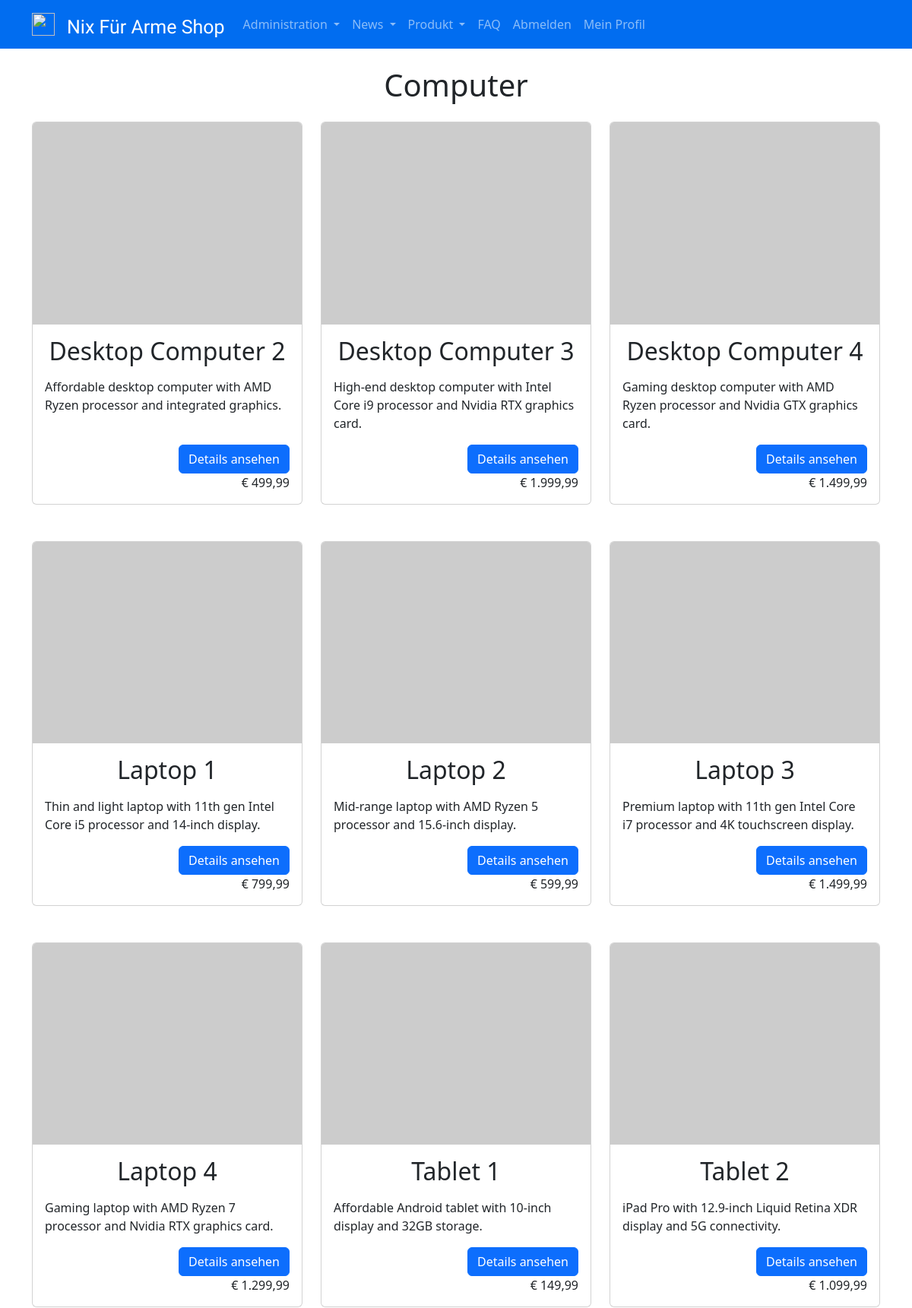
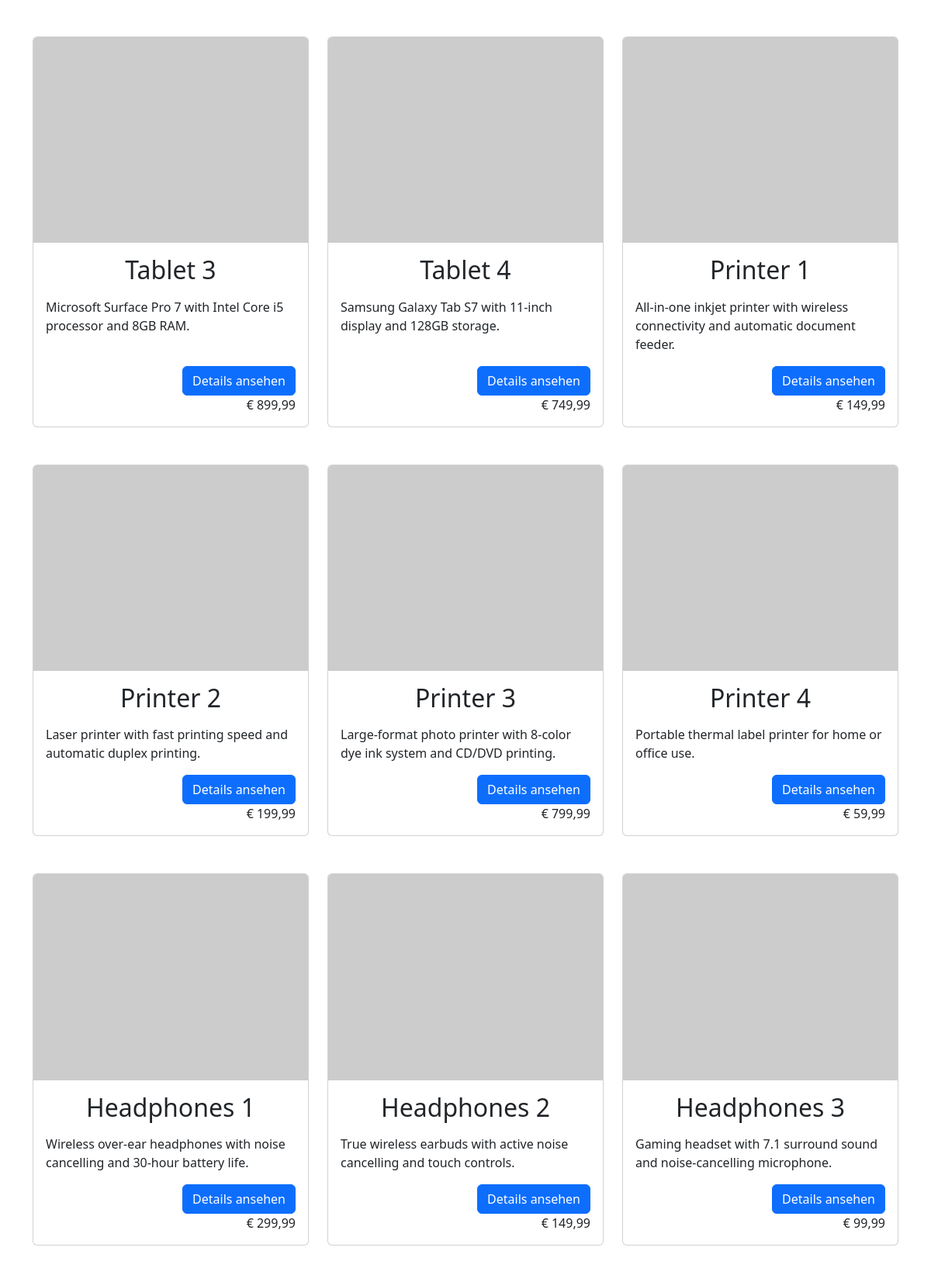
/inc/pgs/prod_display.php (signed in, upper part), run on the app's committed database (2 pictures, top to bottom).
### tables this page shows
CREATE TABLE `products` (
  `id` int(11) NOT NULL,
  `seller_id` int(11) NOT NULL,
  `category_id` int(11) NOT NULL,
  `name` varchar(50) NOT NULL,
  `description` text,
  `price` decimal(10,2) NOT NULL
);

### config/check_if_admin.php (called while the page is built, shortened)
<?php
    require_once ('dbaccess.php');
    $db_obj = new mysqli($host, $user, $password, $database);
    $currentUser = $_SESSION['username'];
        $currentUser = mysqli_query($db_obj, "SELECT role, id FROM users WHERE username = '$currentUser' ");
        $currentUser =($currentUser->fetch_assoc());
        $role = $currentUser['role'];
?>

### inc/pgs/prod_display.php (the view, shortened to what this page needs)
<!DOCTYPE html>
<html lang="en">
<?php
        include '../includes/head.php';
    ?>
<?php
require_once('../../config/dbaccess.php');
$connection = mysqli_connect($host, $user, $password, $database);
?>
<head>
	<link rel="stylesheet" href="https://cdn.jsdelivr.net/npm/bootstrap@5.2.3/dist/css/bootstrap.min.css">
</head>
<body>
	<div class="container py-4">
		<h1 class="text-center mb-4">Computer</h1>
		<div class="row row-cols-1 row-cols-sm-2 row-cols-lg-3 g-4">
			<?php
			if (isset($_GET['category_id'])) {
				$category_id = $_GET['category_id'];
				$sql = "SELECT id, name, description, price FROM products WHERE category_id = $category_id";
				$result = mysqli_query($connection, $sql);
				while ($row = mysqli_fetch_assoc($result)) {
					$id = $row['id'];
					$name = $row['name'];
					$description = $row['description'];
					$price = $row['price'];
					echo '<div class="col mb-4">';
					echo '<div class="card h-100">';
					echo '<img src="https://via.placeholder.com/400x300/2D2D2D/FFFFFF/?text=' . $name . '" class="card-img-top" alt="' . $name . '">';
					echo '<div class="card-body">';
					echo '<h2 class="card-title text-center mb-3">' . $name . '</h2>';
					echo '<p class="card-text">' . $description . '</p>';
					echo '<a href="prod_details.php?id=' . @$id . '" class="btn btn-primary ms-auto">Details ansehen</a>';
					echo '<span class="text-end">€ ' . number_format($price, 2, ',', '.') . '</span>';
					echo '</div></div></div>';
				}
			} else {
				$sql = "SELECT name, description, price FROM products";
				$result = mysqli_query($connection, $sql);
				while ($row = mysqli_fetch_assoc($result)) {
					$name = $row['name'];
					$description = $row['description'];
					$price = $row['price'];
					echo '<div class="col mb-4">';
					echo '<div class="card h-100">';
					echo '<img src="https://via.placeholder.com/400x300/2D2D2D/FFFFFF/?text=' . $name . '" class="card-img-top" alt="' . $name . '">';
					echo '<div class="card-body">';
					echo '<h2 class="card-title text-center mb-3">' . $name . '</h2>';
					echo '<p class="card-text">' . $description . '</p>';
					echo '<a href="prod_details.php?id=' . @$id . '" class="btn btn-primary ms-auto">Details ansehen</a>';
					echo '<span class="text-end">€ ' . number_format($price, 2, ',', '.') . '</span>';
					echo '</div></div></div>';
				}
			}
			?>
		</div>
	</div>
</body>
</html>

### inc/includes/head.php (shortened to what this page needs)
  <link href="https://cdn.jsdelivr.net/npm/bootstrap@5.0.2/dist/css/bootstrap.min.css" rel="stylesheet">
  <link href=".\..\..\res\css\styles.css" rel="stylesheet"  type="text/css">
<?php
    if(isset($_SESSION['username'])){
      include 'nav_logged_in.php';
    }
    else{
      include 'nav_logged_out.php';
    }
  ?>

### inc/includes/nav_logged_in.php (shortened to what this page needs)
<?php
$active_page = basename($_SERVER['SCRIPT_NAME']);
include '../../config/check_if_admin.php';
?>
<nav class="navbar sticky-top navbar-expand-sm navbar-dark ">
    <div class="container">
        <a href='#' class="navbar-brand mb-0 h1">
            <img class="d-inline-block align top" src="https://icons.iconarchive.com/icons/iconka/business-finance/256/handshake-icon.png" width="30" height="30">
        </a>
        <a href='home.php' class="navbar-brand mb-0 h1 mt-2" id="shopName" style="font-family:'Alex Brush'; font-size: 25px;">Nix Für Arme Shop</a>
        <div class="collapse navbar-collapse" id="navbarNav">
            <ul class="navbar-nav">
                <?php if ($role == 'administrator') echo "
                <li class='nav-item dropdown'>
                    <a href='#' class='nav-link dropdown-toggle' id='navbarDropdown' role='button' data-bs-toggle='dropdown' aria-expanded='false'>
                        Administration
                    </a>
                    <ul class='dropdown-menu' aria-labelledby='navbarDropdown'>
                        <li><a href='product_adminpage.php' class='dropdown-item'>Produktverwaltung</a></li>
                        <li><a href='product_upload.php' class='dropdown-item'>Produktupload</a></li>
                        <li><a href='user_overview.php' class='dropdown-item'>Userverwaltung</a></li>
                        <li><a href='contact_overview.php' class='dropdown-item'>Anfragenverwaltung</a></li>
                    </ul>
                </li>"
                ?>
                <?php if ($role == 'administrator') echo "
                <li class='nav-item dropdown'>
                    <a href='#' class='nav-link dropdown-toggle' id='navbarDropdown' role='button' data-bs-toggle='dropdown' aria-expanded='false'>
                        News
                    </a>
                    <ul class='dropdown-menu' aria-labelledby='navbarDropdown'>
                        <li><a href='newsBlog.php' class='dropdown-item'>Post News Blog</a></li>
                        <li><a href='newsBlog_user.php' class='dropdown-item'>News Blog</a></li>
                    </ul>
                </li>"
                ?>
                <li class="nav-item dropdown">
                    <a href="#" class="nav-link dropdown-toggle" id="navbarDropdown" role="button" data-bs-toggle="dropdown" aria-expanded="false">
                        Produkt
                    </a>
                </li>
                <li class="nav-item ">
                    <a href="faq.php" class="nav-link <?php if ($active_page == 'faq.php') echo 'fw-bold active '; ?>">
                        FAQ
                    </a>
                </li>
                <li class="nav-item ">
                    <a href="logout.php" class="nav-link  <?php if ($active_page == 'logout.php') echo 'fw-bold active '; ?>">
                        Abmelden
                    </a>
                </li>
                <li class="nav-item ">
                    <a href="userProfile.php" class="nav-link  <?php if ($active_page == 'userProfile.php') echo 'fw-bold active '; ?>">
                        Mein Profil
                    </a>
                </li>
        </div>
    </div>
</nav>

### res/css/styles.css (style rules this page uses)
html { height: 100%; }
body { background-color: #d5dfe6; font-family: 'Segoe UI', Tahoma, Geneva, Verdana, sans-serif; background-image: none ; background-repeat: no-repeat; background-position: center; background-attachment: fixed; }
nav { background-color: #016df0; }
.btn-primary, .btn-outline-primary, .btn-primary:hover, .btn-primary:active, .btn-primary:visited .acco { background-color: 016df0 !important; border-width: 1px; border-color: rgb(62, 62, 62); color: rgb(0, 0, 0); }
#shopName { color: #ffffff; font-size: 22px; }

### inc/pgs/prod_display.php (style rules this page uses)
.card { height: 100%; }
.card-body { display: flex; flex-direction: column; }
.card-text { text-align: left; flex-grow: 1; }
.btn { align-self: flex-start; }

### data on the page
products: name "Desktop Computer 2", description "Affordable desktop computer with AMD Ryzen processor and integrated graphics.", price "499,99"
products: name "Desktop Computer 3", description "High-end desktop computer with Intel Core i9 processor and Nvidia RTX graphics card.", price "1.999,99"
products: name "Desktop Computer 4", description "Gaming desktop computer with AMD Ryzen processor and Nvidia GTX graphics card.", price "1.499,99"
products: name "Laptop 1", description "Thin and light laptop with 11th gen Intel Core i5 processor and 14-inch display.", price "799,99"
products: name "Laptop 2", description "Mid-range laptop with AMD Ryzen 5 processor and 15.6-inch display.", price "599,99"
products: name "Laptop 3", description "Premium laptop with 11th gen Intel Core i7 processor and 4K touchscreen display.", price "1.499,99"
products: name "Laptop 4", description "Gaming laptop with AMD Ryzen 7 processor and Nvidia RTX graphics card.", price "1.299,99"
products: name "Tablet 1", description "Affordable Android tablet with 10-inch display and 32GB storage.", price "149,99"
products: name "Tablet 2", description "iPad Pro with 12.9-inch Liquid Retina XDR display and 5G connectivity.", price "1.099,99"
products: name "Tablet 3", description "Microsoft Surface Pro 7 with Intel Core i5 processor and 8GB RAM.", price "899,99"
products: name "Tablet 4", description "Samsung Galaxy Tab S7 with 11-inch display and 128GB storage.", price "749,99"
products: name "Printer 1", description "All-in-one inkjet printer with wireless connectivity and automatic document feeder.", price "149,99"
products: name "Printer 2", description "Laser printer with fast printing speed and automatic duplex printing.", price "199,99"
products: name "Printer 3", description "Large-format photo printer with 8-color dye ink system and CD/DVD printing.", price "799,99"
products: name "Printer 4", description "Portable thermal label printer for home or office use.", price "59,99"
products: name "Headphones 1", description "Wireless over-ear headphones with noise cancelling and 30-hour battery life.", price "299,99"
products: name "Headphones 2", description "True wireless earbuds with active noise cancelling and touch controls.", price "149,99"
products: name "Headphones 3", description "Gaming headset with 7.1 surround sound and noise-cancelling microphone.", price "99,99"
